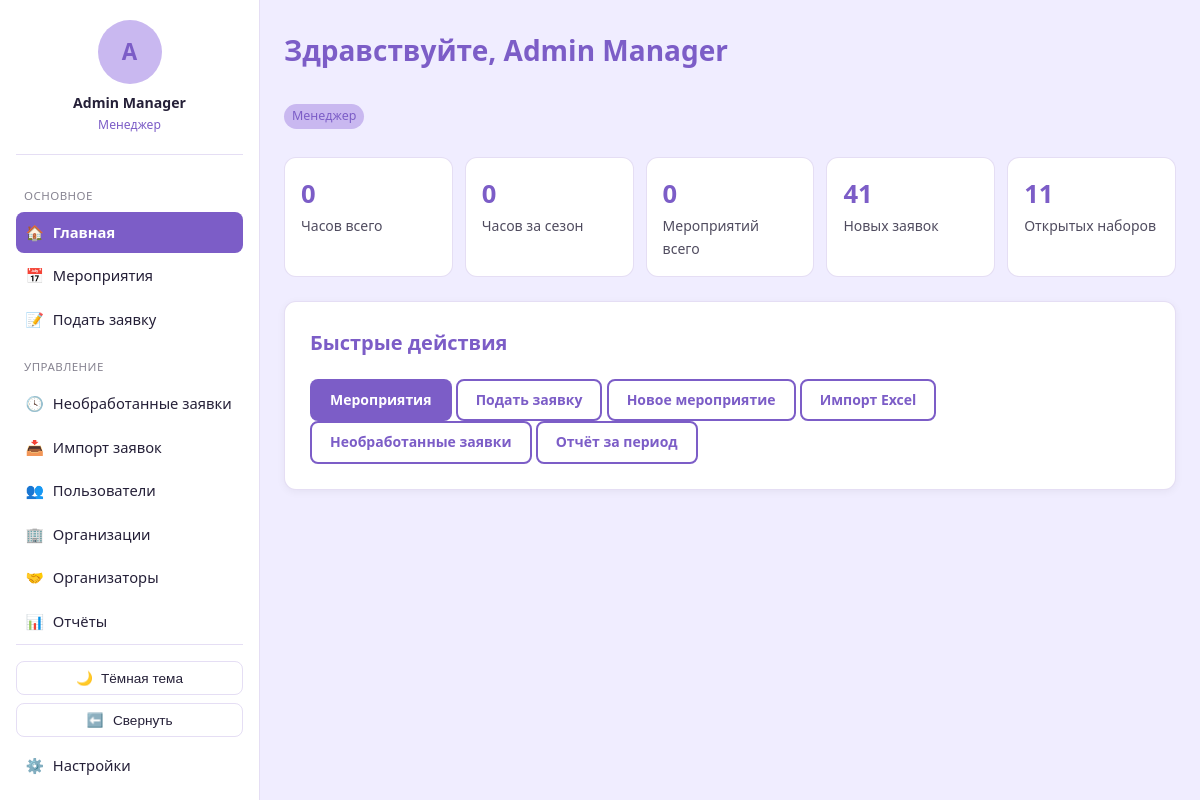
The page / (signed in) on the database its author committed.
### blog/models.py (models this page shows, shortened)
class User(AbstractBaseUser):
    GENDER_CHOICES = [
        ('male', 'Мужской'),
        ('female', 'Женский'),
    ]
    STATUS_CHOICES = [
        ('active', 'Активен'),
        ('inactive', 'Неактивен'),
        ('blacklisted', 'В блэклисте'),
    ]
    id = models.AutoField(primary_key=True)
    system_username = models.CharField(max_length=50, blank=True, null=True, db_index=True)
    telegram_id = models.CharField(max_length=50, unique=True, db_index=True)
    telegram_username = models.CharField(max_length=100, blank=True, null=True)
    VK_username = models.CharField(max_length=100, blank=True, null=True)
    first_name = models.CharField(max_length=100, blank=True, null=True)
    last_name = models.CharField(max_length=100, blank=True, null=True)
    email = models.EmailField(blank=True, null=True)
    phone = models.CharField(max_length=20, blank=True, null=True)
    birthday = models.DateField(blank=True, null=True)
    about = models.TextField(blank=True, null=True)
    gender = models.CharField(max_length=10, choices=GENDER_CHOICES, blank=True, null=True)
    status = models.CharField(max_length=20, choices=STATUS_CHOICES, default='active')
    comment = models.TextField(blank=True, null=True)
    created_at = models.DateTimeField(auto_now_add=True)
    last_event_at = models.DateTimeField(blank=True, null=True)
    total_event_count = models.IntegerField(default=0)
    season_event_count = models.IntegerField(default=0)
    total_hours = models.IntegerField(default=0)
    season_hours = models.IntegerField(default=0)
    churn_score = models.FloatField(default=0)
    login = models.CharField(max_length=50, unique=True, blank=True, null=True)
    web_credentials_set_at = models.DateTimeField(blank=True, null=True)
    notify_new_events = models.BooleanField(default=True)
    objects = UserManager()
    USERNAME_FIELD = 'telegram_id'
    REQUIRED_FIELDS = []
    class Meta:
        db_table = 'users'
        verbose_name = 'Пользователь'
        verbose_name_plural = 'Пользователи'
    @property
    def full_name(self):
        return f"{self.first_name or ''} {self.last_name or ''}".strip() or self.telegram_username or self.telegram_id

### blog/views.py (the view)
# urls.py: path('', views.dashboard, name='dashboard'),
@login_required
def dashboard(request):
    user = request.user
    context = {
        'role_label': role_label(user),
        'is_manager': is_manager(user),
        'is_team_leader': is_team_leader(user),
    }
    if is_manager(user):
        context['new_applications_count'] = Application.objects.filter(status='new').count()
        context['open_events_count'] = Event.objects.filter(recruit_status='open').count()
    return render(request, 'blog/dashboard.html', context)

### blog/context_processors.py (called while the page is built)
def role_flags(request):
    user = getattr(request, 'user', None)
    authenticated = bool(user and user.is_authenticated)
    return {
        'is_manager': is_manager(user) if authenticated else False,
        'is_team_leader': is_team_leader(user) if authenticated else False,
        'role_label': role_label(user) if authenticated else None,
    }

### blog/services/roles.py (called while the page is built)
def is_manager(user: User) -> bool:
    if not user or not user.is_authenticated:
        return False
    return user.manager_roles.filter(revoked_at__isnull=True).exists()

def is_team_leader(user: User) -> bool:
    if not user or not user.is_authenticated:
        return False
    return user.team_leader_roles.filter(revoked_at__isnull=True).exists()

def role_label(user: User) -> str:
    if is_manager(user):
        return 'Менеджер'
    if is_team_leader(user):
        return 'Тим-лидер'
    return 'Волонтёр'

### blog/templates/blog/dashboard.html (shortened to what this page needs)
{% extends 'blog/base.html' %}
{% block content %}
<h1>Здравствуйте, {{ user.full_name }}</h1>
<p class="badge">{{ role_label }}</p>
<div class="stat-grid" style="margin-top:1rem;">
    <div class="stat-tile">
        <div class="value">{{ user.total_hours }}</div>
        <div class="label">Часов всего</div>
    </div>
    <div class="stat-tile">
        <div class="value">{{ user.season_hours }}</div>
        <div class="label">Часов за сезон</div>
    </div>
    <div class="stat-tile">
        <div class="value">{{ user.total_event_count }}</div>
        <div class="label">Мероприятий всего</div>
    </div>
    {% if is_manager %}
    <div class="stat-tile">
        <div class="value">{{ new_applications_count }}</div>
        <div class="label">Новых заявок</div>
    </div>
    <div class="stat-tile">
        <div class="value">{{ open_events_count }}</div>
        <div class="label">Открытых наборов</div>
    </div>
    {% endif %}
</div>
<div class="card" style="margin-top:1.5rem;">
    <h3>Быстрые действия</h3>
    <a href="{% url 'event_list' %}" class="btn">Мероприятия</a>
    <a href="{% url 'application_create' %}" class="btn secondary">Подать заявку</a>
    {% if is_manager %}
        <a href="{% url 'event_create' %}" class="btn secondary">Новое мероприятие</a>
        <a href="{% url 'import_preview' %}" class="btn secondary">Импорт Excel</a>
        <a href="{% url 'pending_applications' %}" class="btn secondary">Необработанные заявки</a>
        <a href="{% url 'report_period' %}" class="btn secondary">Отчёт за период</a>
    {% endif %}
</div>
{% endblock %}

### blog/templates/blog/base.html (shortened to what this page needs)
{% load static %}<!DOCTYPE html>
<html lang="ru">
<head>
</head>
<body class="{% if request.COOKIES.sidebar_collapsed == '1' %}sidebar-collapsed{% endif %}">
{% if user.is_authenticated %}
<aside class="sidebar">
    <a href="{% url 'profile_detail' user.id %}" class="sidebar-account">
        <div class="avatar-placeholder">{{ user.full_name|slice:":1"|upper }}</div>
        <div class="username">{{ user.full_name }}</div>
        <div class="role">{{ role_label }}</div>
    </a>
    <div class="nav-section-title">Основное</div>
    <a href="{% url 'dashboard' %}" class="nav-link {% if request.resolver_match.url_name == 'dashboard' %}active{% endif %}" title="Главная"><span class="icon">🏠</span><span class="nav-label"> Главная</span></a>
    <a href="{% url 'event_list' %}" class="nav-link {% if request.resolver_match.url_name in 'event_list,event_detail' %}active{% endif %}" title="Мероприятия"><span class="icon">📅</span><span class="nav-label"> Мероприятия</span></a>
    <a href="{% url 'application_create' %}" class="nav-link " title="Подать заявку"><span class="icon">📝</span><span class="nav-label"> Подать заявку</span></a>
    {% if is_manager %}
    <div class="nav-section-title">Управление</div>
    <a href="{% url 'pending_applications' %}" class="nav-link " title="Необработанные заявки"><span class="icon">🕓</span><span class="nav-label"> Необработанные заявки</span></a>
    <a href="{% url 'import_preview' %}" class="nav-link " title="Импорт заявок"><span class="icon">📥</span><span class="nav-label"> Импорт заявок</span></a>
    <a href="{% url 'user_list' %}" class="nav-link {% if request.resolver_match.url_name == 'user_list' %}active{% endif %}" title="Пользователи"><span class="icon">👥</span><span class="nav-label"> Пользователи</span></a>
    <a href="{% url 'organizations_list' %}" class="nav-link " title="Организации"><span class="icon">🏢</span><span class="nav-label"> Организации</span></a>
    <a href="{% url 'organizer_list' %}" class="nav-link " title="Организаторы"><span class="icon">🤝</span><span class="nav-label"> Организаторы</span></a>
    <a href="{% url 'report_period' %}" class="nav-link {% if request.resolver_match.url_name == 'report_period' %}active{% endif %}" title="Отчёты"><span class="icon">📊</span><span class="nav-label"> Отчёты</span></a>
    {% endif %}
    <div class="sidebar-footer">
        <button type="button" class="theme-toggle" id="theme-toggle" title="Тема">
            <span class="icon" id="theme-icon">🌙</span><span class="theme-label" id="theme-label"> Тёмная тема</span>
        </button>
        <button type="button" class="sidebar-toggle" id="sidebar-toggle" title="Свернуть панель">
            <span class="icon" id="sidebar-toggle-icon">⬅️</span><span class="nav-label" id="sidebar-toggle-label"> Свернуть</span>
        </button>
        <a href="{% url 'settings' %}" class="nav-link {% if request.resolver_match.url_name == 'settings' %}active{% endif %}" title="Настройки"><span class="icon">⚙️</span><span class="nav-label"> Настройки</span></a>
        <a href="{% url 'logout' %}" class="nav-link" title="Выйти"><span class="icon">🚪</span><span class="nav-label"> Выйти</span></a>
    </div>
</aside>
{% endif %}
<div class="page-wrapper" style="{% if not user.is_authenticated %}margin-left:0;{% endif %}">
    <main>
        {% block content %}{% endblock %}
    </main>
</div>
</body>
</html>

### blog/templates/blog/base.html (style rules this page uses)
:root, [data-theme="light"] { --bg: #F0EDFF; --surface: #FFFFFF; --primary: #7C5DC7; --primary-contrast: #FFFFFF; --secondary: #C9B8F0; --text: #252038; --success: #A895E8; --danger: #C0392B; --border: rgba(124, 93, 199, 0.2); --sidebar-width: 260px; --sidebar-width-collapsed: 68px; }
* { box-sizing: border-box; }
body { margin: 0; font-family: 'Segoe UI', Tahoma, Geneva, Verdana, sans-serif; font-size: 16px; line-height: 1.6; background: var(--bg); color: var(--text); }
a { color: inherit; }
.sidebar { position: fixed; top: 0; left: 0; bottom: 0; width: var(--sidebar-width); background: var(--surface); border-right: 1px solid var(--border); display: flex; flex-direction: column; padding: 1.25rem 1rem; overflow-x: hidden; overflow-y: auto; transition: width 0.2s ease; z-index: 10; }
.sidebar-account { display: flex; flex-direction: column; align-items: center; text-align: center; text-decoration: none; padding-bottom: 1.25rem; margin-bottom: 1rem; border-bottom: 1px solid var(--border); }
.avatar-placeholder { width: 64px; height: 64px; border-radius: 50%; background: var(--secondary); display: flex; align-items: center; justify-content: center; font-size: 1.4rem; font-weight: 700; color: var(--primary); margin-bottom: 0.5rem; flex-shrink: 0; }
.sidebar-account .username { font-size: 0.88rem; font-weight: 600; color: var(--text); }
.sidebar-account .role { font-size: 0.76rem; color: var(--primary); }
.nav-section-title { font-size: 0.72rem; text-transform: uppercase; letter-spacing: 0.04em; color: var(--text); opacity: 0.55; margin: 1rem 0 0.4rem; padding: 0 0.5rem; white-space: nowrap; }
.nav-link { display: flex; align-items: center; gap: 0.6rem; padding: 0.55rem 0.6rem; border-radius: 8px; text-decoration: none; color: var(--text); font-size: 0.92rem; margin-bottom: 0.15rem; white-space: nowrap; }
.nav-link .icon { width: 1.2em; text-align: center; flex-shrink: 0; }
.nav-link.active { background: var(--primary); color: var(--primary-contrast); font-weight: 600; }
.sidebar-footer { margin-top: auto; padding-top: 1rem; border-top: 1px solid var(--border); }
.sidebar-toggle { display: flex; align-items: center; justify-content: center; gap: 0.6rem; width: 100%; background: none; border: 1px solid var(--border); border-radius: 8px; color: var(--text); padding: 0.5rem; cursor: pointer; font-size: 0.85rem; margin-bottom: 0.5rem; }
.theme-toggle { display: flex; align-items: center; justify-content: center; gap: 0.5rem; width: 100%; background: none; border: 1px solid var(--border); border-radius: 8px; color: var(--text); padding: 0.5rem; cursor: pointer; font-size: 0.85rem; margin-bottom: 0.5rem; }
.page-wrapper { margin-left: var(--sidebar-width); min-height: 100vh; transition: margin-left 0.2s ease; }
main { max-width: 1100px; margin: 0 auto; padding: 1.75rem 1.5rem; }
h1 { font-size: 28px; font-weight: 700; color: var(--primary); margin-top: 0; }
h2, h3 { font-weight: 600; color: var(--primary); }
h3 { font-size: 20px; margin-top: 0; }
.card { background: var(--surface); border: 1px solid var(--border); border-radius: 12px; box-shadow: 0 2px 8px rgba(0,0,0,0.05); padding: 25px; margin-bottom: 1rem; }
.btn { display: inline-block; background: var(--primary); color: var(--primary-contrast); padding: 10px 20px; border-radius: 8px; border: none; text-decoration: none; font-size: 14px; font-weight: 600; cursor: pointer; }
.btn.secondary { background: transparent; color: var(--primary); border: 2px solid var(--primary); padding: 8px 18px; }
.badge { display: inline-block; padding: 0.15rem 0.5rem; border-radius: 999px; font-size: 0.78rem; background: var(--secondary); color: var(--primary); }
.stat-grid { display: grid; grid-template-columns: repeat(auto-fit, minmax(150px, 1fr)); gap: 0.75rem; }
.stat-tile { background: var(--surface); border: 1px solid var(--border); border-radius: 12px; padding: 1rem; }
.stat-tile .value { font-size: 1.6rem; font-weight: 700; color: var(--primary); }
.stat-tile .label { color: var(--text); opacity: 0.8; font-size: 14px; }

### rows shown on the page
User: full_name "A", full_name "Admin Manager", total_hours "0", season_hours "0", total_event_count "0"

### other values the page prints
{{ role_label }} "Менеджер"
{{ new_applications_count }} "41"
{{ open_events_count }} "11"
